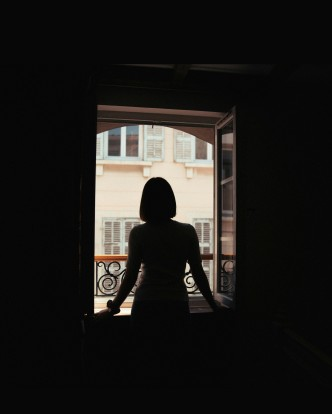
#> input picture Q-04/women_standing_front_open.jpg, 332 x 414 px
$ jupyter execute Quection_04.ipynb
#> lines starting #> are read from the running program, lines starting #| are printed output that depends on the picture; after the words box and inside, x2 and y2 are one past the last pixel; in counts of white or black regions, pixels touching at a corner belong together
### Q4(a) — Use Otsu Thresholding to obtain foreground mask and report threshold

[cell 1]
import cv2 as cv
import numpy as np
import matplotlib.pyplot as plt

# -------------------------------
# Q4(a) and Q4(b)
# Image: woman standing in front of an open door
# -------------------------------

# Load image
img = cv.imread('women_standing_front_open.jpg')
#> img is the input picture: shape (414, 332, 3); mean B, G, R 25.3, 27.6, 29.3

if img is None:
    raise FileNotFoundError("Image not found. Check the file path.")

# Convert to grayscale
img_gray = cv.cvtColor(img, cv.COLOR_BGR2GRAY)
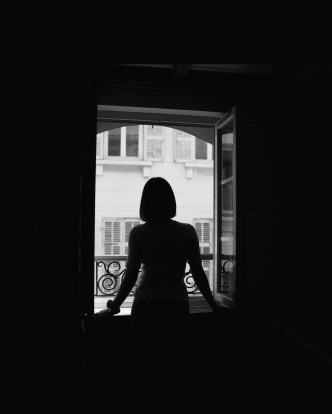
#> img_gray: shape (414, 332); min 0, max 252, mean 27.9

# ===============================
# Q4(a) - Otsu Thresholding
# ===============================

# Apply Otsu thresholding
threshold_value, binary_img = cv.threshold(
    img_gray, 0, 255, cv.THRESH_BINARY + cv.THRESH_OTSU
)
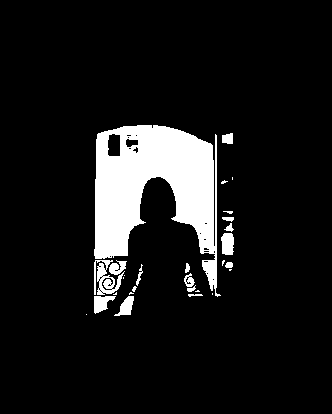
#> binary_img: shape (414, 332); 9.8% white; 28 white regions (13 under 20 px), largest, box (x1, y1, x2, y2) and area: (94, 125, 221, 297) 11515, (94, 260, 125, 295) 521, (221, 233, 234, 255) 248
#> threshold_value = 99

print("Q4(a) - Otsu Threshold Value:", threshold_value)
#| Q4(a) - Otsu Threshold Value: 99.0

# Invert because foreground (woman + room) is dark
foreground_mask = cv.bitwise_not(binary_img)

# Display Q4(a) results
plt.figure(figsize=(15, 5))

plt.subplot(1, 3, 1)
plt.imshow(img_gray, cmap='gray')
plt.title('Q4(a): Grayscale Image')
plt.axis('off')

plt.subplot(1, 3, 2)
plt.imshow(binary_img, cmap='gray')
plt.title(f'Q4(a): Otsu Binary Image\nThreshold = {threshold_value:.2f}')
plt.axis('off')

plt.subplot(1, 3, 3)
plt.imshow(foreground_mask, cmap='gray')
plt.title('Q4(a): Foreground Mask')
plt.axis('off')

plt.tight_layout()
plt.show()
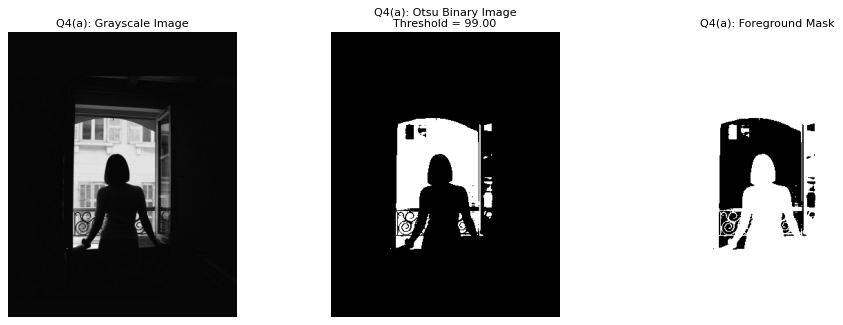
#> figure drawn by matplotlib, 3 panels

#### Q4(b)

[cell 2]
# ===============================
# Q4(b) - Histogram Equalization Only for Foreground
# ===============================

# Convert mask to boolean
mask_bool = foreground_mask > 0

# Copy original grayscale image
img_foreground_eq = img_gray.copy()

# Extract foreground pixels only
foreground_pixels = img_gray[mask_bool]

# Manual histogram equalization function for selected region
def equalize_region(pixels):
    if len(pixels) == 0:
        return pixels, np.zeros(256, dtype=int), np.zeros(256), np.arange(256, dtype=np.uint8)

    hist, _ = np.histogram(pixels, bins=256, range=[0, 256])
#> hist = 256 values, max 73742 at index 7, min 0 at index 100, mean 484.3
    pdf = hist / len(pixels)
#> pdf = 256 values, max 0.595 at index 7, min 0 at index 100, mean 0.00391
    cdf = np.cumsum(pdf)
#> cdf = 256 values from 0.000121 to 1
    transform = np.floor(255 * cdf).astype(np.uint8)
#> transform = 256 values from 0 to 254
    equalized_pixels = transform[pixels]

    return equalized_pixels, hist, cdf, transform

# Equalize only the foreground region
equalized_pixels, hist_fg, cdf_fg, transform_fg = equalize_region(foreground_pixels)
#> hist_fg has the same summary as hist in equalize_region; cdf_fg = 256 values from 0.000121 to 1; transform_fg = 256 values from 0 to 254

# Put equalized foreground pixels back into image
img_foreground_eq[mask_bool] = equalized_pixels
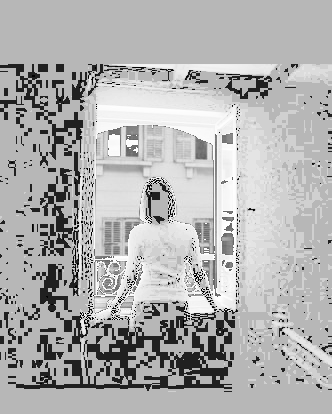
#> img_foreground_eq: shape (414, 332); min 0, max 254, mean 176.7

# Display Q4(b) results
plt.figure(figsize=(15, 5))

plt.subplot(1, 3, 1)
plt.imshow(img_gray, cmap='gray')
plt.title('Q4(b): Original Grayscale Image')
plt.axis('off')

plt.subplot(1, 3, 2)
plt.imshow(foreground_mask, cmap='gray')
plt.title('Q4(b): Foreground Mask')
plt.axis('off')

plt.subplot(1, 3, 3)
plt.imshow(img_foreground_eq, cmap='gray')
plt.title('Q4(b): Foreground-Only Histogram Equalization')
plt.axis('off')

plt.tight_layout()
plt.show()

[cell 3]
# ===============================
#  histogram comparison for foreground region
# ===============================

hist_eq_fg, _ = np.histogram(img_foreground_eq[mask_bool], bins=256, range=[0, 256])
#> hist_eq_fg = 256 values, max 73742 at index 183, min 0 at index 2, mean 484.3

plt.figure(figsize=(12, 5))

plt.subplot(1, 2, 1)
plt.plot(hist_fg)
plt.title('Original Foreground Histogram')
plt.xlabel('Intensity')
plt.ylabel('Frequency')

plt.subplot(1, 2, 2)
plt.plot(hist_eq_fg)
plt.title('Equalized Foreground Histogram')
plt.xlabel('Intensity')
plt.ylabel('Frequency')

plt.tight_layout()
plt.show()
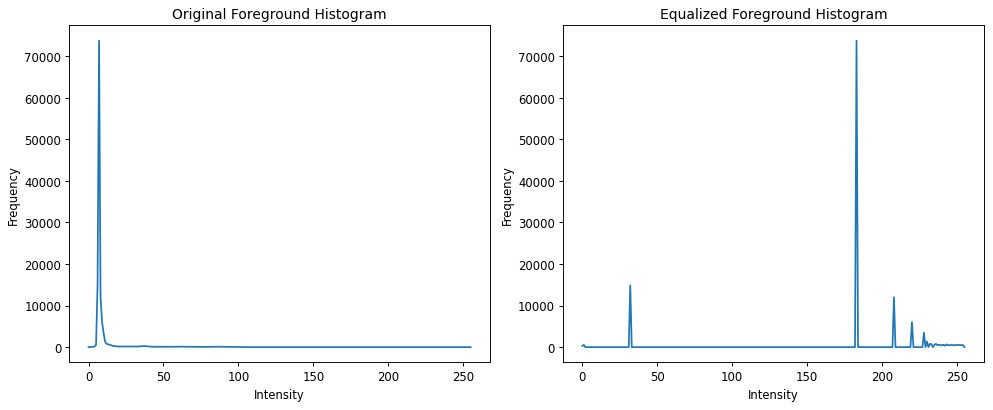
#> figure drawn by matplotlib, 2 panels; panel 1: curve peaks at x = 7, y = 73742; panel 2: curve peaks at x = 183, y = 73742

$ run again, with Q-04/highlights_and_shadows.jpg copied over Q-04/women_standing_front_open.jpg
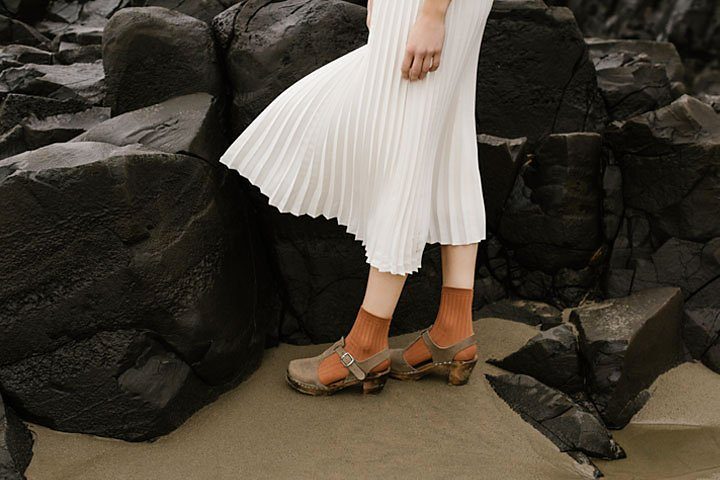
#> input picture Q-04/highlights_and_shadows.jpg, 720 x 480 px
#> img is the input picture: shape (480, 720, 3); mean B, G, R 58.1, 68.6, 75.7
#> `threshold_value, binary_img = cv.threshold( img_gray, 0, 255, cv.THRES..`:
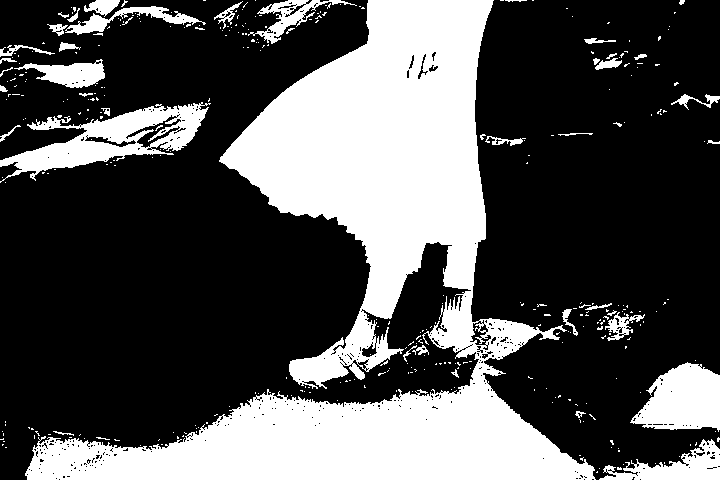
#> binary_img: shape (480, 720); 32.1% white; 355 white regions (315 under 20 px), largest, box (x1, y1, x2, y2) and area: (25, 0, 596, 480) 90453, (0, 102, 211, 183) 6289, (630, 362, 720, 432) 4310
#> threshold_value = 91
#| Q4(a) - Otsu Threshold Value: 91.0
#> hist = 256 values, max 7412 at index 18, min 0 at index 92, mean 916.2
#> pdf = 256 values, max 0.0316 at index 18, min 0 at index 92, mean 0.00391
#> cdf = 256 values from 0.00194 to 1
#> transform = 256 values from 0 to 255
#> hist_fg has the same summary as hist in equalize_region; cdf_fg = 256 values from 0.00194 to 1; transform_fg = 256 values from 0 to 255
#> hist_eq_fg = 256 values, max 7412 at index 91, min 0 at index 3, mean 916.2
#> `plt.show()`:
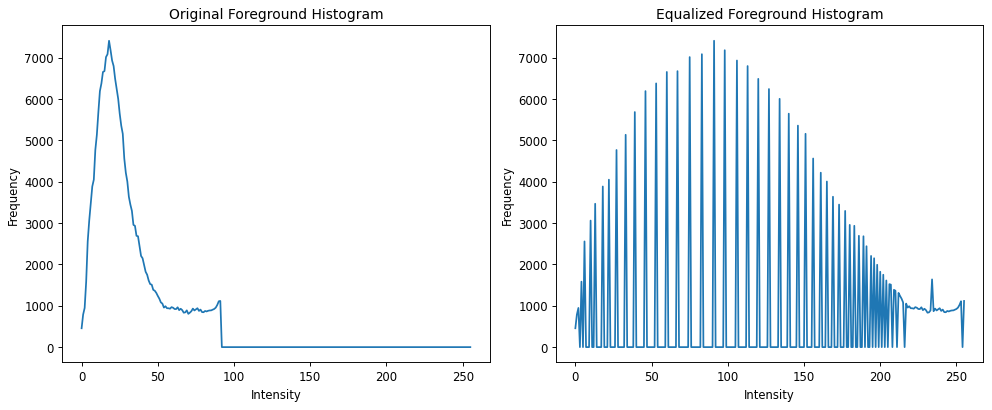
#> figure drawn by matplotlib, 2 panels; panel 1: curve peaks at x = 18, y = 7412; panel 2: curve peaks at x = 91, y = 7412
